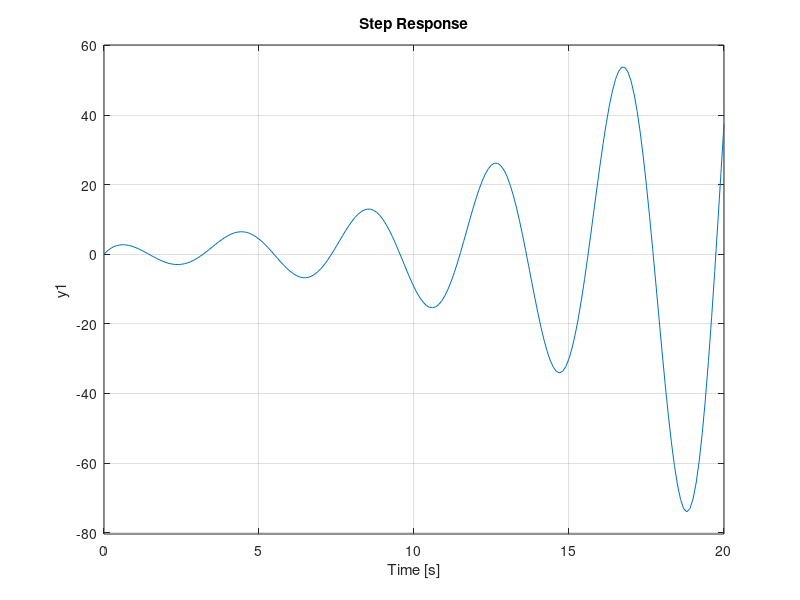

Write MATLAB code to recreate this figure.
%% Laboratory 2 No. 6 - Nonlinear System Approximation
% Modeling a nonlinear system with a polynomial approximation
% G(s) = (10s^4 + 8s^3 + 6s^2 + 4s + 2) / 
% (s^5 + 3s^4 + 5s^3 + 7s^2 + 9s + 1)

G_num = [10, 8, 6, 4, 2];
G_den = [1, 3, 5, 7, 9, 1];
G = tf(G_num, G_den)

% Step Response
step(G,0:0.1:20)